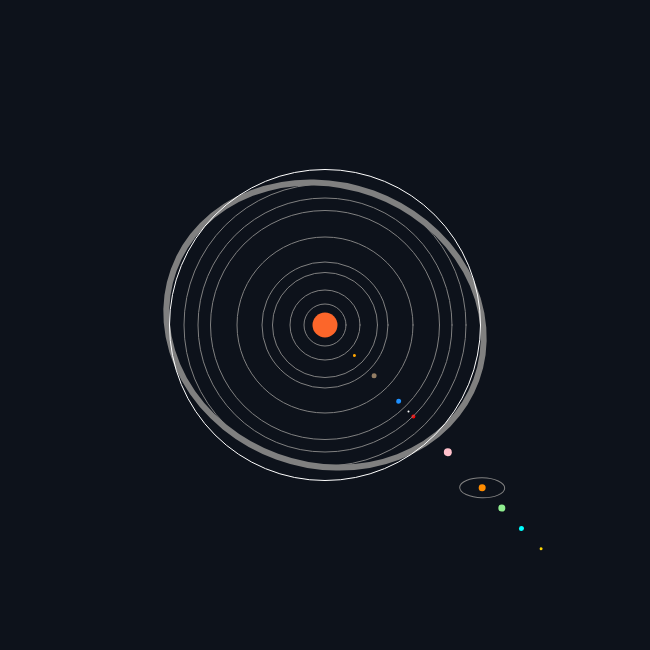
Frame 1 (no input)
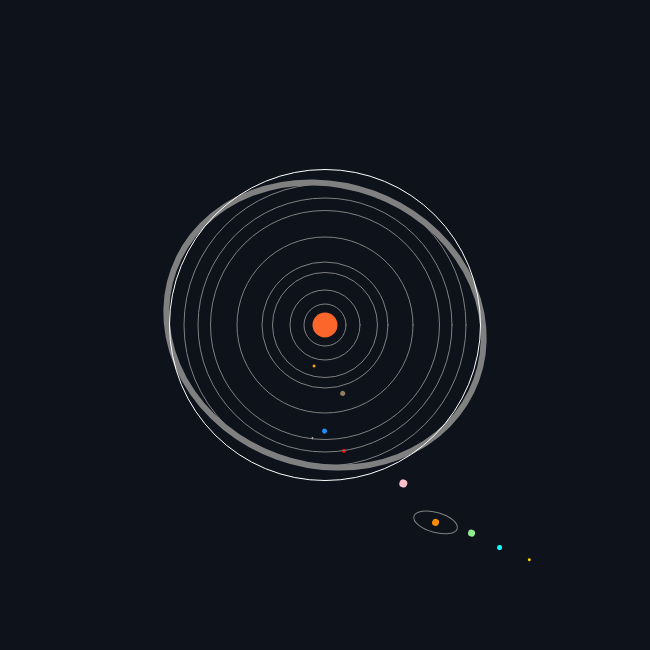
Frame 60 (no input)
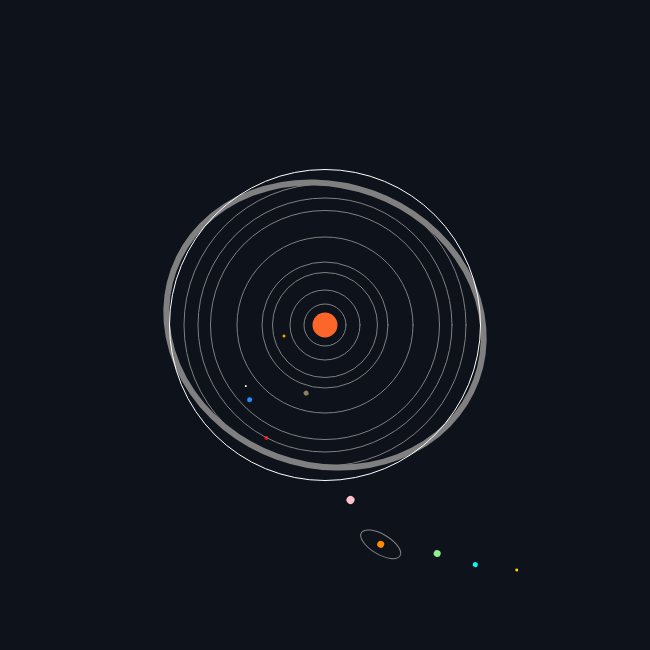
Frame 120 (the mouse pressed at the canvas centre since frame 60)

The p5.js sketch that drew these frames (run headless with seeded random() and noise() and a simulated clock; from frame 60 on, the mouse is pressed at the canvas centre):

// p5.js sketch
// ── sketch.js
class Planet {
  constructor(name,color,dimension,distance,angle,speed){
  this.name = name;
    this.color = color;
    this.dimension = dimension;
    this.distance = distance;
    this.angle = angle;
    this.speed = speed;
  }
}

  const sun = new Planet('Sun','#fc662a',25,0,0,0);
  const mercury = new Planet('Mercury','orange',3,30,1,1);
  const venus = new Planet('Venus','#937D64',5,50,1,0.5);
  const earth = new Planet('Earth','dodgerblue',5,75,1,0.75);
  const mars = new Planet('Mars','red',4,90,1,0.60);
  const asteroidsOrbit = new Planet('Asteroids Orbit','grey',5,140,0,0);
  const jupiter = new Planet('Jupiter','pink',8,125,1,0.30);
  const saturn = new Planet('Saturn','darkorange',7,160,1,0.25);
  const uranus = new Planet('Uranus','lightgreen',7,180,1,0.15);
  const neptune = new Planet('Neptune','cyan',5,200,1,0.1);
  const pluto = new Planet('Pluto','gold',3,220,1,0.05);
  let rotationMoon = 0;

function setup(){
  createCanvas(650,650);
  angleMode(DEGREES);
}

function draw(){
  background('#0d121b');
  translate(width/2,height/2);

  sunShow();
  mercuryShow();
  venusShow();
  earthShow();
  marsShow();
  asteroidsShow();
  jupiterShow();
  saturnShow();
  uranusShow();
  neptuneShow();
  plutoShow();

}
function sunShow(){
  noStroke();
  fill(sun.color);
  circle(sun.distance,sun.distance,sun.dimension);  
}
function mercuryShow(){
  push();
  //Draw this.Planet orbit
  strokeWeight(1);
  stroke('grey');
  noFill();
  circle(0,0,mercury.distance + (mercury.dimension * 2) + 6);
  //Draw this.Planet
  rotate(mercury.angle);
  noStroke();
  fill(mercury.color);
  circle(mercury.distance,mercury.distance,mercury.dimension);
  pop(); 
  mercury.angle += mercury.speed;
}
function venusShow(){
  push();
    //Draw this.Planet orbit
  strokeWeight(1);
  stroke('grey');
  noFill();
  circle(0,0,venus.distance + (venus.dimension * 2) + 10);
    //Draw this.Planet
  rotate(venus.angle);
  noStroke();
  fill(venus.color);
  circle(venus.distance,venus.distance,venus.dimension);
  pop(); 
  venus.angle += venus.speed;
}
function earthShow(){
  push();
  //Draw this.Planet orbit
  strokeWeight(1);
  stroke('grey');
  noFill();
  circle(0,0,earth.distance + (earth.dimension * 2) + 20);
  //Draw this.Planet
  rotate(earth.angle);
  noStroke();
  fill(earth.color);
  circle(earth.distance,earth.distance,earth.dimension);
  //Moon
  fill('white');
  translate(earth.distance,earth.distance)
  rotate(rotationMoon);
  circle(10,10,2);
  pop();   
  earth.angle += earth.speed; 
  rotationMoon += 1;
}
function marsShow(){
  push();
  //Draw this.Planet orbit
  strokeWeight(1);
  stroke('grey');
  noFill();
  circle(0,0,mars.distance + (mars.dimension * 2) + 28);
  //Draw this.Planet
  rotate(mars.angle);
  noStroke();
  fill(mars.color);
  circle(mars.distance,mars.distance,mars.dimension);
  pop();   
  mars.angle += mars.speed;  
}
function asteroidsShow(){
  push();
  //Draw this.Planet orbit
  strokeWeight(6);
  stroke(asteroidsOrbit.color);
  noFill();
  rotate(20);
  ellipse(0,0,asteroidsOrbit.distance * 2.3,asteroidsOrbit.distance * 2)
  //Draw this.Planet
  pop();    
}
function jupiterShow(){
  push();
  //Draw this.Planet orbit
  strokeWeight(1);
  stroke('grey');
  noFill();
  circle(0,0,jupiter.distance + (jupiter.dimension * 2) + 35);
  //Draw this.Planet
  rotate(jupiter.angle);
  noStroke();
  fill(jupiter.color);
  circle(jupiter.distance,jupiter.distance,jupiter.dimension);
  pop();   
  jupiter.angle += jupiter.speed;  
}
function saturnShow(){
  push();
  //Gambar Orbit Planet
  strokeWeight(1);
  stroke('grey');
  noFill();
  circle(0,0,saturn.distance + (saturn.dimension * 2) + 55);
  //Gambar Planet
  rotate(saturn.angle);
  noStroke();
  fill(saturn.color);
  circle(saturn.distance,saturn.distance,saturn.dimension);
//Draw Saturn Ring
  noFill();
  stroke('grey');
  ellipse(saturn.distance,saturn.distance,45,20);
  pop();   
  saturn.angle += saturn.speed;  
}
function uranusShow(){
  push();
  //Gambar Orbit Planet
  strokeWeight(1);
  stroke('grey');
  noFill();
  circle(0,0,uranus.distance + (uranus.dimension * 2) + 60);
  //Draw this.Planet
  rotate(uranus.angle);
  noStroke();
  fill(uranus.color);
  circle(uranus.distance,uranus.distance,uranus.dimension);
  pop(); 
  uranus.angle += uranus.speed;
}
function neptuneShow(){
  push();
  //Gambar Orbit Planet
  strokeWeight(1);
  stroke('grey');
  noFill();
  circle(0,0,neptune.distance + (neptune.dimension * 2) + 72);
  //Draw this.Planet
  rotate(neptune.angle);
  noStroke();
  fill(neptune.color);
  circle(neptune.distance,neptune.distance,neptune.dimension);
  pop(); 
  neptune.angle += neptune.speed;
}
function plutoShow(){
  push();
  //Gambar Orbit Planet
  strokeWeight(1);
  stroke('');
  noFill();
  circle(0,0,pluto.distance + (pluto.dimension * 2) + 85);
  //Draw this.Planet
  rotate(pluto.angle);
  noStroke();
  fill(pluto.color);
  circle(pluto.distance,pluto.distance,pluto.dimension);
  pop(); 
  pluto.angle += pluto.speed;
}
